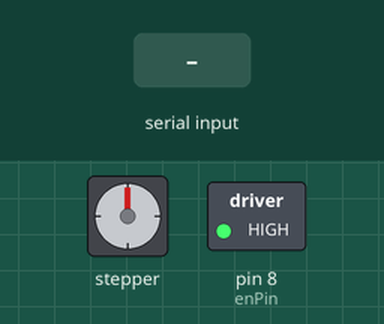
A sketch run on a simulated Arduino Uno, built with avr-gcc and run on an emulated ATmega328P. Shown: stepper motor, switched loads named in the sketch (green lamp = pin HIGH). The test bench sets the inputs (shaded band). Stepper angles assume 200 steps per turn.

Above: at 1.2 s.
1.3 s: "90,45\n" received over Serial
At 3.4 s:
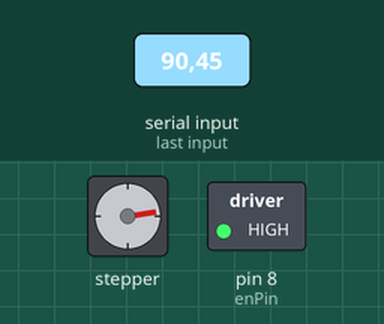
4.3 s: "30,150\n" received over Serial
At 5.1 s:
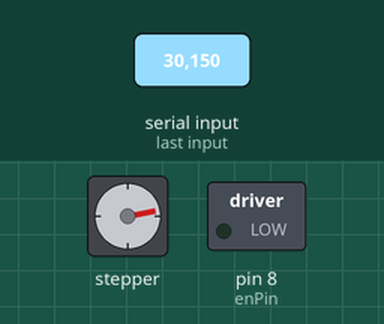
7.3 s: "5\n" received over Serial
At 7.8 s:
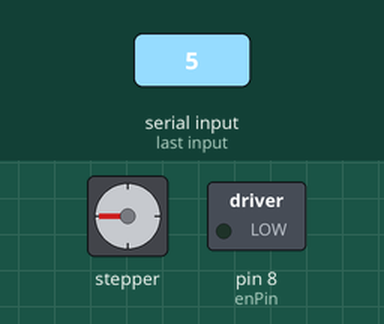
10.3 s: "90\n" received over Serial
At 11.1 s:
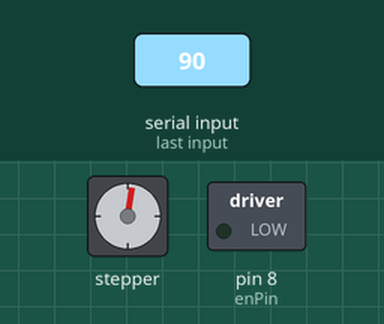
13.3 s: "200\n" received over Serial
At 13.7 s:
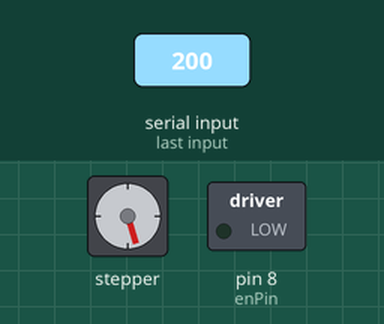
16.3 s: "90,45\n" received over Serial
At 17.1 s:
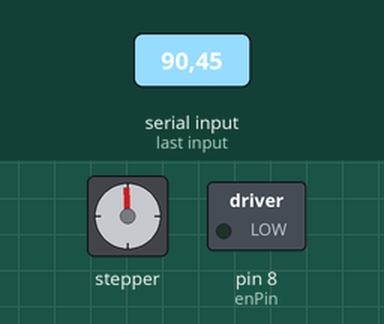
Timing chart, 0 to 20.2 s (numbered marks = the images above; inputs shaded):
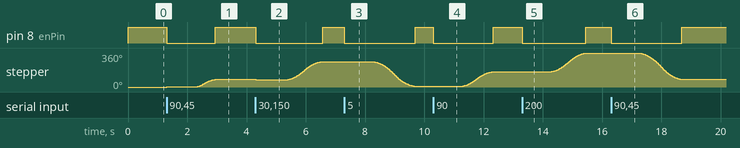

The sketch:

230505.ino
```cpp
#include <AccelStepper.h>
#include <MultiStepper.h>


const int enPin=8;
const int step1Pin = 2;
const int dir1Pin = 5;
const int step2Pin = 3;
const int dir2Pin = 6;
const int step3Pin = 4;
const int dir3Pin = 7;

const int steps_per_revolution = 200;

AccelStepper Stepper1(AccelStepper::DRIVER, step1Pin , dir1Pin);
AccelStepper Stepper2(AccelStepper::DRIVER, step2Pin , dir2Pin);
AccelStepper Stepper3(AccelStepper::DRIVER, step3Pin , dir3Pin);

volatile int step_count = 0;


int command = 0;

void Stepper1Move(int position);


void setup() {

  pinMode(enPin, OUTPUT);
  digitalWrite(enPin, LOW);

  Stepper1.setMaxSpeed(500);
  Stepper1.setAcceleration(250);
  Stepper2.setMaxSpeed(500);
  Stepper2.setAcceleration(250);

  // set the initial position of the stepper motor
  Stepper1.setCurrentPosition(0);
  Stepper2.setCurrentPosition(0);

  Serial.begin(9600);

}

void loop()
{

  if(Serial.available())
  {
    command = Serial.parseInt();
  }

 /* if(command == '1')
    {
    Stepper1Move(1000);
    Stepper2Move(600);
    }
  else if(command == '2')
    {
      Stepper1Move(0);
      Stepper2Move(0);
    }
*/
  if(command)
  Stepper1Move(command);

  if(!Stepper1.run())
  {
    digitalWrite(enPin, HIGH);
  }

}

void Stepper1Move(int position)
{
  digitalWrite(enPin, LOW);
  Stepper1.moveTo(position);
}
/*void Stepper2Move(int position)
{
  digitalWrite(enPin, LOW);
  Stepper2.moveTo(position);
}
*/
```
